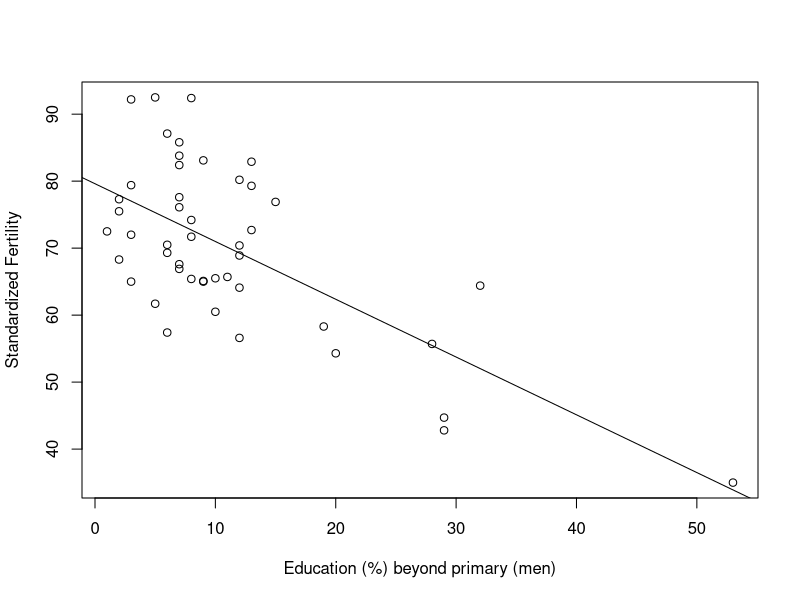

Recreate this plot in R.
## ---- chunk 1
knitr::opts_chunk$set(echo = TRUE, message = FALSE, warning = FALSE)
library(dplyr)
## ---- chunk 2
data(Seatbelts, package = "datasets")
data(swiss, package = "datasets")
sb_df <- cbind.data.frame(as.data.frame(Seatbelts))
sb_df$year <- rep(1969:1984, each = 12)
sb_df$month <- rep(1:12, times = 16)

sw <- swiss
## ---- chunk 3
means <- tapply(sb_df$DriversKilled, sb_df$law, mean)
means[1]-means[2]

(mean(sb_df$DriversKilled[sb_df$law == 1]) - mean(sb_df$DriversKilled[sb_df$law == 0]))
## ---- chunk 4
m1 <- lm(DriversKilled ~ law, data = sb_df)
summary(m1)
## ---- chunk 5
plot(Fertility ~ Education, data = sw,
xlab = "Education (%) beyond primary (men)",
ylab = "Standardized Fertility"); abline(lm(Fertility ~ Education, data = sw))
## ---- chunk 6
g1 <- lm(Fertility ~ Education, data = sw)
summary(g1)
## ---- chunk 7
g2 <- lm(Fertility ~ Education + Catholic + Infant.Mortality, data = sw)
summary(g2)
## ---- chunk 8
g2 <- lm(Fertility ~ Education + Catholic + Infant.Mortality, data = sw)
summary(g2)
